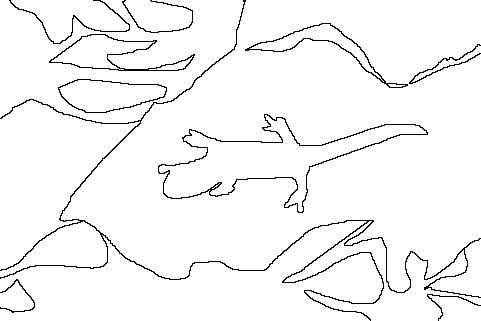
#> input picture 33964.jpg, 481 x 321 px
$ python coloring.py
#> lines starting #> are read from the running program, lines starting #| are printed output that depends on the picture; after the words box and inside, x2 and y2 are one past the last pixel; in counts of white or black regions, pixels touching at a corner belong together
#> further down, img is the input picture: shape (321, 481, 3); 96.4% white; black in thin lines or dots
#> `img_gray=cv2.cvtColor(img, cv2.COLOR_BGR2GRAY)`: img_gray: shape (321, 481); 96.4% white; black in thin lines or dots
#!/usr/bin/env python
import time
import os
import sys
import math
import numpy as np
import cv2
import copy
import random

def eraseSmallBlob( img):
    img_copy=copy.deepcopy(img)
    for i in range(len(img)):
        for j in range(len(img[i])):
            if img_copy[i][j]>220:
                checkList=[[i,j]]
                tmpList=[[i,j]]
                elemCnt=0
                grayScaleSum=0
                img_copy[i][j]=255

                while len(checkList)!=0:
                    a,b=checkList[0]
                    if a+1<len(img_copy) and img_copy[a+1][b]>220:
                        checkList.append([a+1, b])
                        tmpList.append([a+1, b])
                        img_copy[a+1][b]=0
                    if a>0 and img_copy[a-1][b]>220:
                        checkList.append([a-1,b])
                        tmpList.append([a-1, b])
                        img_copy[a-1][b]=0
                    if b+1<len(img_copy[a]) and img_copy[a][b+1]>220:
                        checkList.append([a,b+1])
                        tmpList.append([a, b+1])
                        img_copy[a][b+1]=0
                    if b>0 and img_copy[a][b-1]>220:
                        checkList.append([a,b-1])
                        tmpList.append([a, b-1])
                        img_copy[a][b-1]=0
                    checkList=checkList[1:]
                    elemCnt=elemCnt+1
                    grayScaleSum+=img[a][b]

                grayScaleSum=grayScaleSum/elemCnt
                color=random.randrange(0,256)
                for a,b in tmpList:
                    # img[a][b]=grayScaleSum
                    #### DEBUG
                    img[a][b]=color
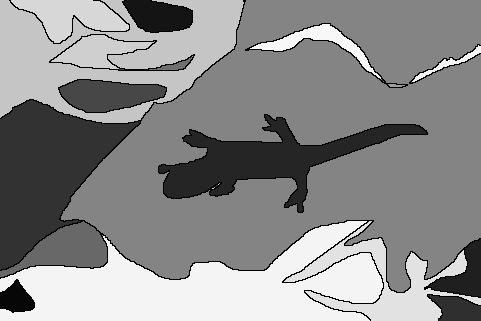
#> img: shape (321, 481); min 0, max 248, mean 139.1
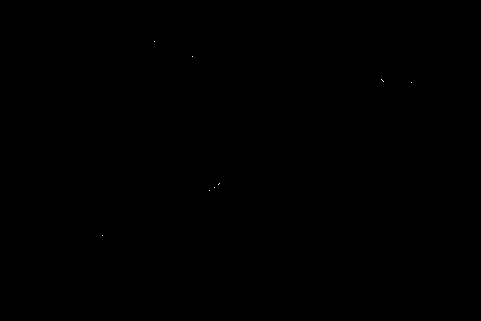
#> img_copy: shape (321, 481); 0.01% white in thin lines or dots, all inside (x1, y1, x2, y2) = (102, 41, 412, 236)
    return img


if __name__ == "__main__":
    img=cv2.imread("33964.jpg", cv2.IMREAD_COLOR)
    img_gray=cv2.cvtColor(img, cv2.COLOR_BGR2GRAY)

    img_colored=eraseSmallBlob(img_gray)
    cv2.imshow("colored img", img_colored)
    cv2.waitKey(0)
